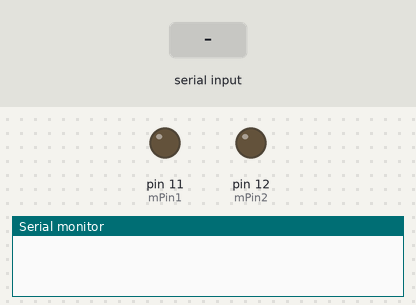
Recording of a sketch running on a simulated Arduino Uno, built with avr-gcc and run on an emulated ATmega328P. Shown: output pins drawn as LEDs (lit = HIGH), the last lines printed to the serial monitor. Inputs (shaded band) come from the test bench.

Above: at 1.2 s.
1.3 s: "1" received over Serial
At 1.6 s:
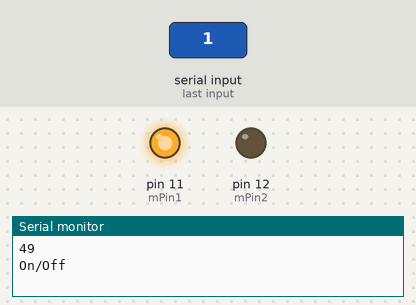
Timing chart, 0 to 7.8 s (numbered marks = the images above; inputs shaded):
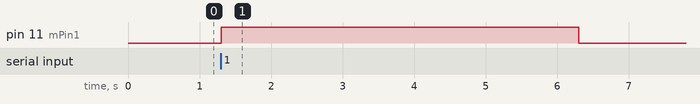

Measured:
- after the input at 1.3 s, pin 11 (mPin1): LOW → HIGH at once, → LOW 5.0 s later

The sketch:

MP3PlayerHack1.ino
```cpp
int mPin1 = 11;
int mPin2 = 12;
int val = 0;

void setup(){

	pinMode(mPin1, OUTPUT);
	pinMode(mPin2, OUTPUT);
	Serial.begin(9600);
	Serial.flush();

}

void loop(){

	if(Serial.available() > 0){

		val = Serial.read();

		Serial.println(val);

		if(val == 49){ MPOnOff(); }
		else if(val == 50){ MPPlayPause(); }

	}

}

void MPOnOff(){

	Serial.println("On/Off");
	digitalWrite(mPin1, HIGH);
	delay(5000);
	digitalWrite(mPin1, LOW);
	delay(100);

}

void MPPlayPause(){

	Serial.println("Play/Pause");
	digitalWrite(mPin2, HIGH);
	delay(100);
	digitalWrite(mPin2, LOW);
	delay(100);

}
```
